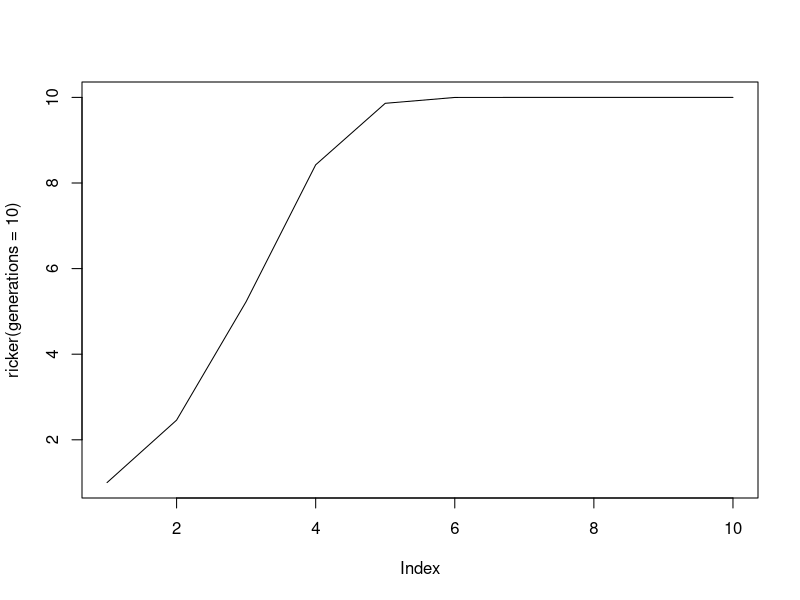

Write R code to recreate this figure.
#Author: Amy Feakes
#Script: ricker.R
#Description: Runs a simulation of the ricker model
#Date: Oct 2022

ricker <-function(N0=1, r=1, K=10, generations=50)
{
  #runs a simulation of the ricker model 
  #returns a vector of length generations

  N <- rep(NA, generations) #Creates a vector of NA
  
  N[1] <- N0
  for(t in 2:generations)
  {
    N[t] <- N[t-1] * exp(r*(1.0-(N[t-1]/K)))
  }
  return (N)
}

plot(ricker(generations=10), type="l")
